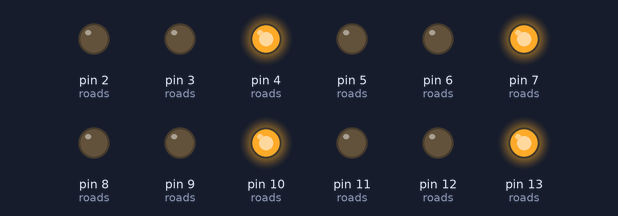
The sketch below on a simulated Arduino Uno, built with avr-gcc and run on an emulated ATmega328P. On the bench: output pins drawn as LEDs (lit = HIGH).

Above: at 0.1 s.
At 4.6 s:
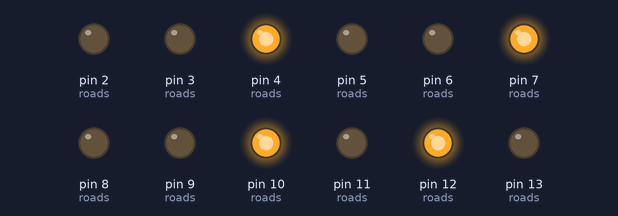
At 5.1 s:
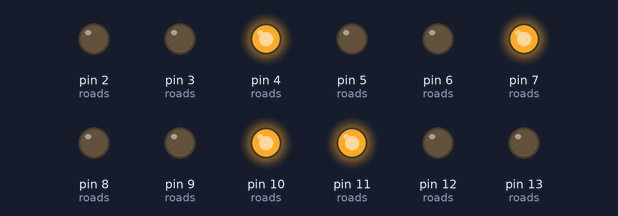
At 14.1 s:
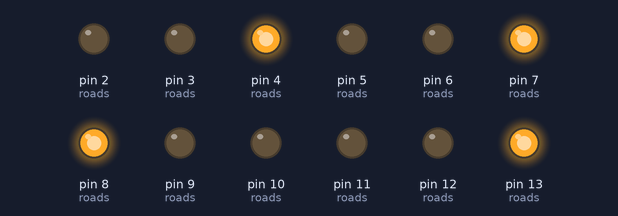
At 23.1 s:
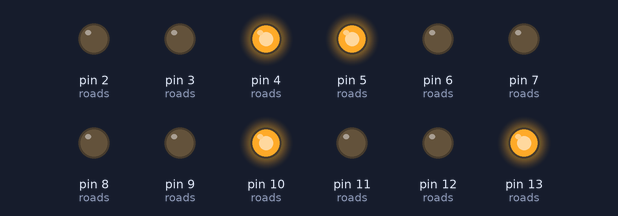
At 32.1 s:
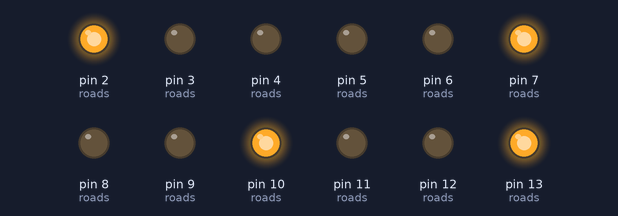
Timing chart, 0 to 40.0 s (numbered marks = the images above):
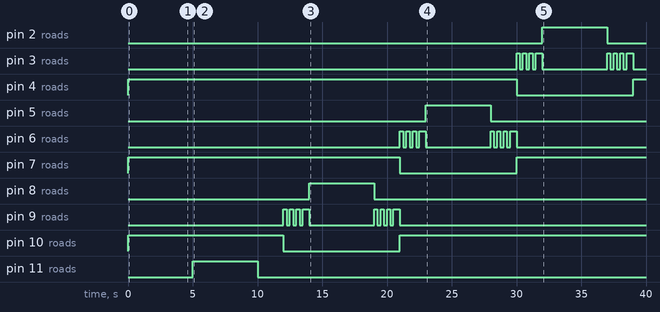

The sketch:

fourways_trafficlight1.ino
```cpp
struct traffic {
  int red;
  int yellow;
  int green;
};

//utara
int U_M = 13;
int U_K = 12;
int U_H = 11;

// timur
int T_M = 10;
int T_K = 9;
int T_H = 8;

// selatan
int S_M = 7;
int S_K = 6;
int S_H = 5;

// barat
int B_M = 4;
int B_K = 3;
int B_H = 2;

traffic roads[4] = {
  {U_M, U_K, U_H},
  {T_M, T_K, T_H},
  {S_M, S_K, S_H},
  {B_M, B_K, B_H}
};


void setup()
{
  for (int i = 2; i <= 13; i++) {
    pinMode(i, OUTPUT);
  }

  semuaMerah(); // kondisi awal
  delay(3000);
}


void loop()
{
  activeRoad(roads[0]);
  activeRoad(roads[1]);
  activeRoad(roads[2]);
  activeRoad(roads[3]);
}


void semuaMerah() {
  for (int i = 0; i < 4; i++) {
    digitalWrite(roads[i].red, HIGH);
    digitalWrite(roads[i].yellow, LOW);
    digitalWrite(roads[i].green, LOW);
  }
}


// satu sisi
void activeRoad(struct traffic R) {

  // 1. semua merah dulu
  semuaMerah();

  // 2. transisi ke kuning
  digitalWrite(R.red, LOW);

  for (int i = 0; i < 3; i++) {
    digitalWrite(R.yellow, HIGH);
    delay(250);
    digitalWrite(R.yellow, LOW);
    delay(250);
  }

  digitalWrite(R.yellow, HIGH);
  delay(500);
  digitalWrite(R.yellow, LOW);

  // 3. hijau
  digitalWrite(R.green, HIGH);
  delay(5000);
  digitalWrite(R.green, LOW);

  // 4. transisi keluar ke kuning
  for (int i = 0; i < 3; i++) {
    digitalWrite(R.yellow, HIGH);
    delay(250);
    digitalWrite(R.yellow, LOW);
    delay(250);
  }

  digitalWrite(R.yellow, HIGH);
  delay(500);
  digitalWrite(R.yellow, LOW);

  // 5. kembali merah
  digitalWrite(R.red, HIGH);
}
```

Measured:
- by itself, pin 2 (roads): LOW → HIGH at 32.0 s, → LOW 5.0 s later
- by itself, pin 4 (roads): HIGH → LOW at 30.0 s, → HIGH 9.0 s later
- by itself, pin 5 (roads): LOW → HIGH at 23.0 s, → LOW 5.0 s later
- by itself, pin 7 (roads): HIGH → LOW at 21.0 s, → HIGH 9.0 s later
- by itself, pin 8 (roads): LOW → HIGH at 14.0 s, → LOW 5.0 s later
- by itself, pin 10 (roads): HIGH → LOW at 12.0 s, → HIGH 9.0 s later
- by itself, pin 11 (roads): LOW → HIGH at 5.0 s, → LOW 5.0 s later
- by itself, pin 12 (roads): LOW → HIGH at 3.0 s, → LOW 0.25 s later, → HIGH 0.25 s later, → LOW 0.25 s later, … (20 changes in this stretch)
